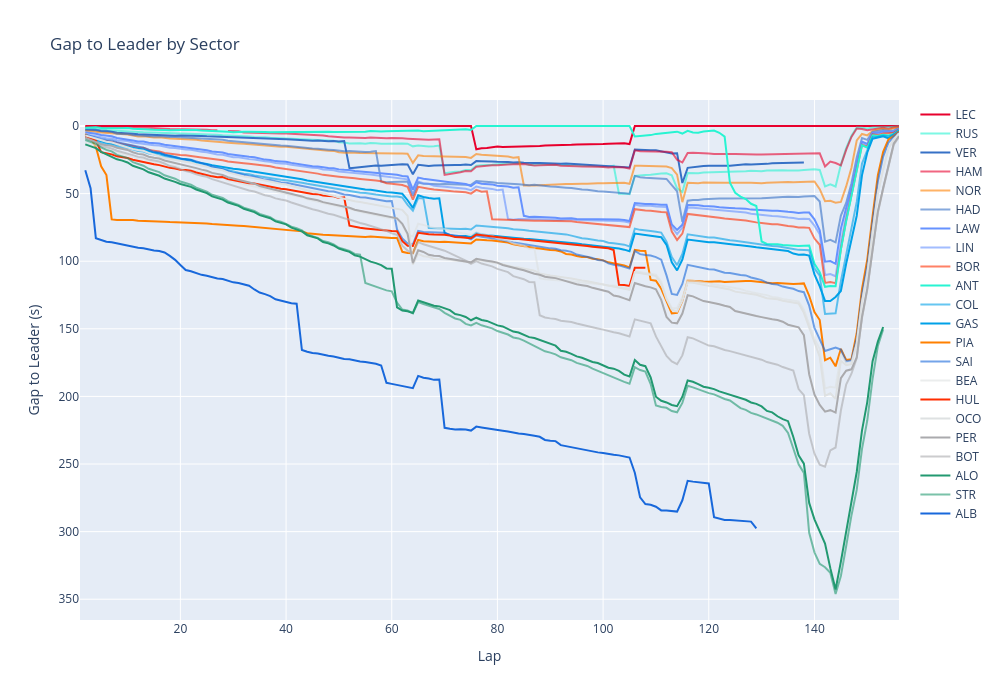

The notebook cell saved with this chart:
### Code cell
import pandas as pd
import plotly.graph_objects as go

sector_cols = [
    "Sector1SessionTime",
    "Sector2SessionTime",
    "Sector3SessionTime",
]

# Find the fastest sector time on each lap
leader_sector_times = laps.groupby("LapNumber")[sector_cols].transform("min")

# Calculate gap to fastest sector time
gaps = laps[sector_cols].sub(leader_sector_times)

gaps = gaps.apply(lambda column: column.dt.total_seconds())
gaps.columns = ["GapS1", "GapS2", "GapS3"]

# Create long dataframe
raceplot_long = pd.concat(
    [
        laps[["Driver", "LapNumber"]],
        gaps,
    ],
    axis=1,
).melt(
    id_vars=["Driver", "LapNumber"],
    value_vars=["GapS1", "GapS2", "GapS3"],
    var_name="Sector",
    value_name="GapToLeader",
)

# Give each sector its chronological position
sector_order = {
    "GapS1": 1,
    "GapS2": 2,
    "GapS3": 3,
}

raceplot_long["SectorOrder"] = raceplot_long["Sector"].map(sector_order)

# Position along the continuous race timeline
raceplot_long["RacePosition"] = (
    (raceplot_long["LapNumber"] - 1) * 3
    + raceplot_long["SectorOrder"]
)

# Sort so Plotly connects the points in the correct order
raceplot_long = raceplot_long.sort_values(
    ["Driver", "RacePosition"]
)

driver_order = (
    laps.sort_values("LapNumber")
    .groupby("Driver")["Position"]
    .last()
    .sort_values()
    .index
    .tolist()
)

fig = go.Figure()

for driver in driver_order:

    driver_team = laps.loc[
        laps["Driver"] == driver,
        "Team"
    ].unique()[0]

    df = raceplot_long[
        raceplot_long["Driver"] == driver
    ]

    fig.add_trace(
        go.Scatter(
            x=df["RacePosition"],
            y=df["GapToLeader"],
            mode="lines",
            name=driver,

            line=dict(
                color=f"rgba({config['teams'][driver_team]['drivers'][driver]['colour']})"
            ),

            customdata=df[["LapNumber", "Sector"]],

            hovertemplate=(
                "Lap %{customdata[0]}<br>"
                "%{customdata[1]}<br>"
                "Gap: %{y:.3f}s"
                "<extra>%{fullData.name}</extra>"
            ),
        )
    )

fig.update_layout(
    title="Gap to Leader by Sector",
    xaxis_title="Lap",
    yaxis_title="Gap to Leader (s)",
    height=700,
    width=1000,
)
fig.update_yaxes(autorange="reversed")

fig.show()

### Figure 1 — Plotly figure (JSON) as saved in the notebook; plotly's stock layout.template omitted (floating-point values rounded to 4 significant figures; data arrays with more than 128 entries replaced by an {"elided": "..."} marker saying what was removed)
{"data": [{"customdata": {"elided": "156x2 mixed values"}, "hovertemplate": "Lap %{customdata[0]}<br>%{customdata[1]}<br>Gap: %{y:.3f}s<extra>%{fullData.name}</extra>", "line": {"color": "rgba(232,0,45,1)"}, "mode": "lines", "name": "LEC", "type": "scatter", "x": {"elided": "156 float values"}, "y": {"elided": "156 float values"}}, {"customdata": {"elided": "156x2 mixed values"}, "hovertemplate": "Lap %{customdata[0]}<br>%{customdata[1]}<br>Gap: %{y:.3f}s<extra>%{fullData.name}</extra>", "line": {"color": "rgba(39,244,210,0.6)"}, "mode": "lines", "name": "RUS", "type": "scatter", "x": {"elided": "156 float values"}, "y": {"elided": "156 float values"}}, {"customdata": {"elided": "141x2 mixed values"}, "hovertemplate": "Lap %{customdata[0]}<br>%{customdata[1]}<br>Gap: %{y:.3f}s<extra>%{fullData.name}</extra>", "line": {"color": "rgba(54,113,198,1)"}, "mode": "lines", "name": "VER", "type": "scatter", "x": {"elided": "141 float values"}, "y": {"elided": "141 float values"}}, {"customdata": {"elided": "156x2 mixed values"}, "hovertemplate": "Lap %{customdata[0]}<br>%{customdata[1]}<br>Gap: %{y:.3f}s<extra>%{fullData.name}</extra>", "line": {"color": "rgba(232,0,45,0.6)"}, "mode": "lines", "name": "HAM", "type": "scatter", "x": {"elided": "156 float values"}, "y": {"elided": "156 float values"}}, {"customdata": {"elided": "156x2 mixed values"}, "hovertemplate": "Lap %{customdata[0]}<br>%{customdata[1]}<br>Gap: %{y:.3f}s<extra>%{fullData.name}</extra>", "line": {"color": "rgba(255,128,0,0.6)"}, "mode": "lines", "name": "NOR", "type": "scatter", "x": {"elided": "156 float values"}, "y": {"elided": "156 float values"}}, {"customdata": {"elided": "156x2 mixed values"}, "hovertemplate": "Lap %{customdata[0]}<br>%{customdata[1]}<br>Gap: %{y:.3f}s<extra>%{fullData.name}</extra>", "line": {"color": "rgba(54,113,198,0.6)"}, "mode": "lines", "name": "HAD", "type": "scatter", "x": {"elided": "156 float values"}, "y": {"elided": "156 float values"}}, {"customdata": {"elided": "156x2 mixed values"}, "hovertemplate": "Lap %{customdata[0]}<br>%{customdata[1]}<br>Gap: %{y:.3f}s<extra>%{fullData.name}</extra>", "line": {"color": "rgba(102,146,255,1)"}, "mode": "lines", "name": "LAW", "type": "scatter", "x": {"elided": "156 float values"}, "y": {"elided": "156 float values"}}, {"customdata": {"elided": "156x2 mixed values"}, "hovertemplate": "Lap %{customdata[0]}<br>%{customdata[1]}<br>Gap: %{y:.3f}s<extra>%{fullData.name}</extra>", "line": {"color": "rgba(102,146,255,0.6)"}, "mode": "lines", "name": "LIN", "type": "scatter", "x": {"elided": "156 float values"}, "y": {"elided": "156 float values"}}, {"customdata": {"elided": "156x2 mixed values"}, "hovertemplate": "Lap %{customdata[0]}<br>%{customdata[1]}<br>Gap: %{y:.3f}s<extra>%{fullData.name}</extra>", "line": {"color": "rgba(255,45,0,0.6)"}, "mode": "lines", "name": "BOR", "type": "scatter", "x": {"elided": "156 float values"}, "y": {"elided": "156 float values"}}, {"customdata": {"elided": "156x2 mixed values"}, "hovertemplate": "Lap %{customdata[0]}<br>%{customdata[1]}<br>Gap: %{y:.3f}s<extra>%{fullData.name}</extra>", "line": {"color": "rgba(39,244,210,1)"}, "mode": "lines", "name": "ANT", "type": "scatter", "x": {"elided": "156 float values"}, "y": {"elided": "156 float values"}}, {"customdata": {"elided": "156x2 mixed values"}, "hovertemplate": "Lap %{customdata[0]}<br>%{customdata[1]}<br>Gap: %{y:.3f}s<extra>%{fullData.name}</extra>", "line": {"color": "rgba(0,161,232,0.6)"}, "mode": "lines", "name": "COL", "type": "scatter", "x": {"elided": "156 float values"}, "y": {"elided": "156 float values"}}, {"customdata": {"elided": "156x2 mixed values"}, "hovertemplate": "Lap %{customdata[0]}<br>%{customdata[1]}<br>Gap: %{y:.3f}s<extra>%{fullData.name}</extra>", "line": {"color": "rgba(0,161,232,1)"}, "mode": "lines", "name": "GAS", "type": "scatter", "x": {"elided": "156 float values"}, "y": {"elided": "156 float values"}}, {"customdata": {"elided": "156x2 mixed values"}, "hovertemplate": "Lap %{customdata[0]}<br>%{customdata[1]}<br>Gap: %{y:.3f}s<extra>%{fullData.name}</extra>", "line": {"color": "rgba(255,128,0,1)"}, "mode": "lines", "name": "PIA", "type": "scatter", "x": {"elided": "156 float values"}, "y": {"elided": "156 float values"}}, {"customdata": {"elided": "156x2 mixed values"}, "hovertemplate": "Lap %{customdata[0]}<br>%{customdata[1]}<br>Gap: %{y:.3f}s<extra>%{fullData.name}</extra>", "line": {"color": "rgba(24,104,219,0.6)"}, "mode": "lines", "name": "SAI", "type": "scatter", "x": {"elided": "156 float values"}, "y": {"elided": "156 float values"}}, {"customdata": {"elided": "156x2 mixed values"}, "hovertemplate": "Lap %{customdata[0]}<br>%{customdata[1]}<br>Gap: %{y:.3f}s<extra>%{fullData.name}</extra>", "line": {"color": "rgba(222,225,226,0.6)"}, "mode": "lines", "name": "BEA", "type": "scatter", "x": {"elided": "156 float values"}, "y": {"elided": "156 float values"}}, {"customdata": {"elided": "111x2 mixed values"}, "hovertemplate": "Lap %{customdata[0]}<br>%{customdata[1]}<br>Gap: %{y:.3f}s<extra>%{fullData.name}</extra>", "line": {"color": "rgba(255,45,0,1)"}, "mode": "lines", "name": "HUL", "type": "scatter", "x": [1.0, 2.0, 3.0, 4.0, 5.0, 6.0, 7.0, 8.0, 9.0, 10.0, 11.0, 12.0, 13.0, 14.0, 15.0, 16.0, 17.0, 18.0, 19.0, 20.0, 21.0, 22.0, 23.0, 24.0, 25.0, 26.0, 27.0, 28.0, 29.0, 30.0, 31.0, 32.0, 33.0, 34.0, 35.0, 36.0, 37.0, 38.0, 39.0, 40.0, 41.0, 42.0, 43.0, 44.0, 45.0, 46.0, 47.0, 48.0, 49.0, 50.0, 51.0, 52.0, 53.0, 54.0, 55.0, 56.0, 57.0, 58.0, 59.0, 60.0, 61.0, 62.0, 63.0, 64.0, 65.0, 66.0, 67.0, 68.0, 69.0, 70.0, 71.0, 72.0, 73.0, 74.0, 75.0, 76.0, 77.0, 78.0, 79.0, 80.0, 81.0, 82.0, 83.0, 84.0, 85.0, 86.0, 87.0, 88.0, 89.0, 90.0, 91.0, 92.0, 93.0, 94.0, 95.0, 96.0, 97.0, 98.0, 99.0, 100.0, 101.0, 102.0, 103.0, 104.0, 105.0, 106.0, 107.0, 108.0, 109.0, 110.0, 111.0], "y": [NaN, 7.639, 9.282, 10.79, 19.35, 20.18, 20.99, 22.43, 22.99, 23.63, 24.95, 25.9, 26.44, 27.68, 28.26, 28.93, 30.2, 30.96, 31.48, 32.42, 32.59, 33.1, 34.44, 35.47, 36.05, 37.25, 37.9, 37.8, 39.31, 40.2, 40.71, 41.66, 42.36, 42.54, 43.33, 44.07, 44.67, 45.95, 46.37, 46.78, 47.44, 48.31, 48.73, 49.71, 50.2, 50.39, 51.46, 51.76, 51.94, 53.33, 52.84, 73.77, 74.66, 75.33, 75.73, 76.12, 76.65, 77.04, 77.79, 77.7, 77.87, 85.18, 88.56, 88.78, 78.94, 79.69, 79.99, 80.19, 80.31, 80.4, 81.08, 82.02, 82.29, 82.57, 83.02, 80.35, 80.85, 81.22, 81.72, 82.27, 82.55, 82.91, 83.51, 83.62, 84.0, 84.25, 84.7, 85.14, 85.51, 85.74, 86.05, 86.53, 86.75, 87.13, 87.92, 88.38, 88.69, 89.37, 89.73, 89.95, 90.48, 91.7, 117.5, 117.7, 118.3, 104.8, 105.0, 104.9, NaN, NaN, NaN]}, {"customdata": {"elided": "156x2 mixed values"}, "hovertemplate": "Lap %{customdata[0]}<br>%{customdata[1]}<br>Gap: %{y:.3f}s<extra>%{fullData.name}</extra>", "line": {"color": "rgba(222,225,226,1)"}, "mode": "lines", "name": "OCO", "type": "scatter", "x": {"elided": "156 float values"}, "y": {"elided": "156 float values"}}, {"customdata": {"elided": "156x2 mixed values"}, "hovertemplate": "Lap %{customdata[0]}<br>%{customdata[1]}<br>Gap: %{y:.3f}s<extra>%{fullData.name}</extra>", "line": {"color": "rgba(170,170,173,1)"}, "mode": "lines", "name": "PER", "type": "scatter", "x": {"elided": "156 float values"}, "y": {"elided": "156 float values"}}, {"customdata": {"elided": "156x2 mixed values"}, "hovertemplate": "Lap %{customdata[0]}<br>%{customdata[1]}<br>Gap: %{y:.3f}s<extra>%{fullData.name}</extra>", "line": {"color": "rgba(170,170,173,0.6)"}, "mode": "lines", "name": "BOT", "type": "scatter", "x": {"elided": "156 float values"}, "y": {"elided": "156 float values"}}, {"customdata": {"elided": "153x2 mixed values"}, "hovertemplate": "Lap %{customdata[0]}<br>%{customdata[1]}<br>Gap: %{y:.3f}s<extra>%{fullData.name}</extra>", "line": {"color": "rgba(34,153,113,1)"}, "mode": "lines", "name": "ALO", "type": "scatter", "x": {"elided": "153 float values"}, "y": {"elided": "153 float values"}}, {"customdata": {"elided": "153x2 mixed values"}, "hovertemplate": "Lap %{customdata[0]}<br>%{customdata[1]}<br>Gap: %{y:.3f}s<extra>%{fullData.name}</extra>", "line": {"color": "rgba(34,153,113,0.6)"}, "mode": "lines", "name": "STR", "type": "scatter", "x": {"elided": "153 float values"}, "y": {"elided": "153 float values"}}, {"customdata": {"elided": "129x2 mixed values"}, "hovertemplate": "Lap %{customdata[0]}<br>%{customdata[1]}<br>Gap: %{y:.3f}s<extra>%{fullData.name}</extra>", "line": {"color": "rgba(24,104,219,1)"}, "mode": "lines", "name": "ALB", "type": "scatter", "x": {"elided": "129 float values"}, "y": {"elided": "129 float values"}}], "layout": {"height": 700, "title": {"text": "Gap to Leader by Sector"}, "width": 1000, "xaxis": {"title": {"text": "Lap"}}, "yaxis": {"autorange": "reversed", "title": {"text": "Gap to Leader (s)"}}}}
